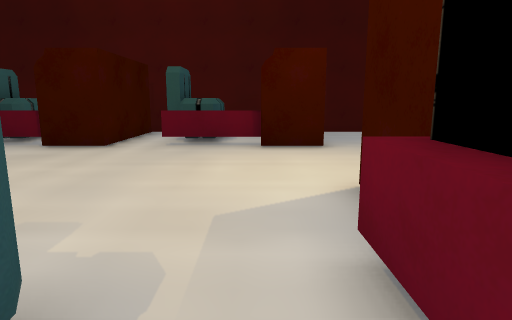
view 1 (above)

24 first-person views from a walk through a Unity game level. The camera is 1.3 m above the floor, tilts 10° down and sees 75° across. The floor is counted in squares, 1 m on a side. Each view is taken from the middle of a square. On the plan, view 1 faces up. The plan holds only what a view shows up to about 14 squares ahead; the rest is blank. The place goes on beyond the plan. The player character is not drawn. Some surface patterns are stand-ins.

view 2
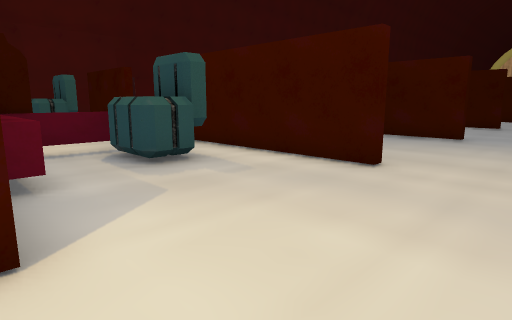

view 3
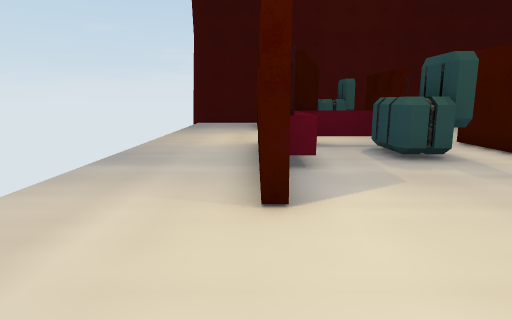

view 4
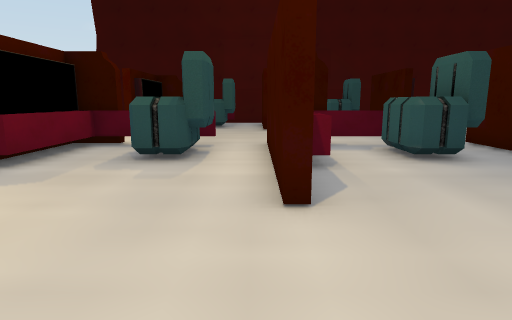

view 5
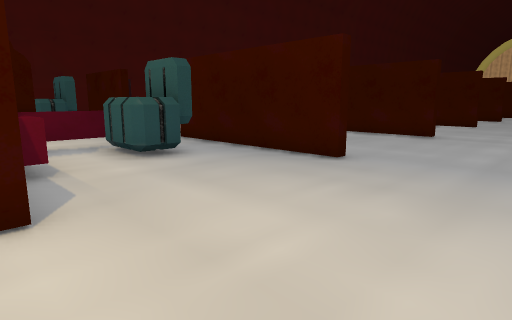

view 6
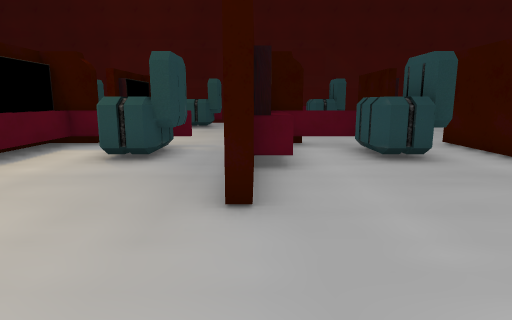

view 7
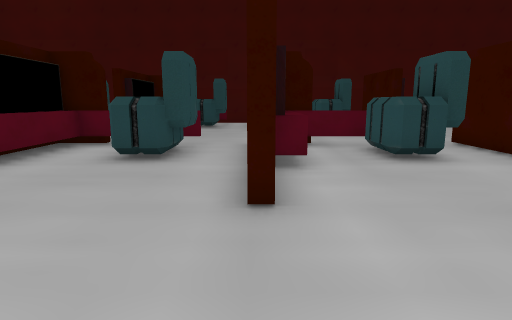

view 8
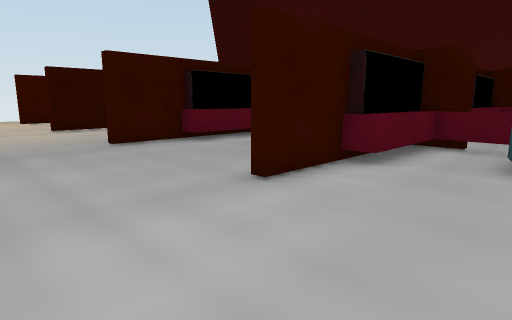

view 9
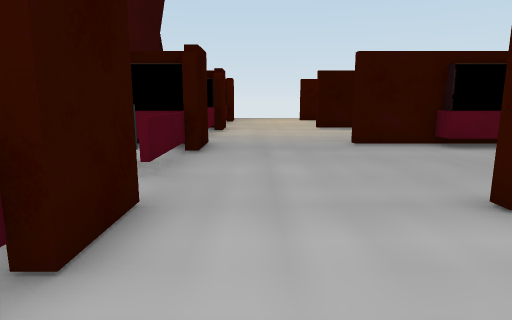

view 10
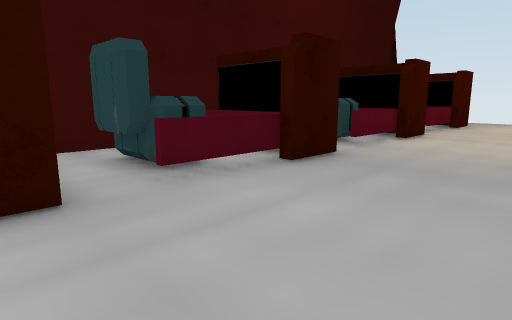

view 11
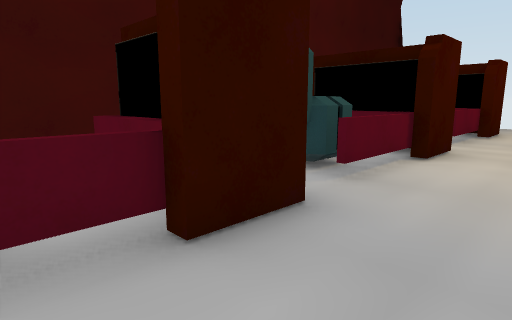

view 12
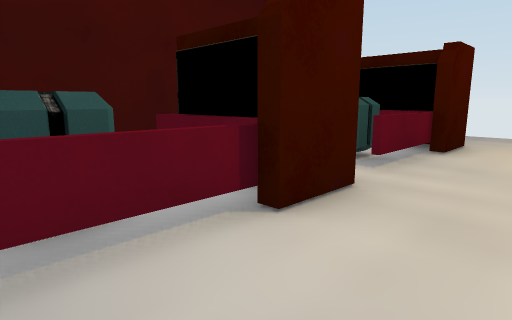

view 13
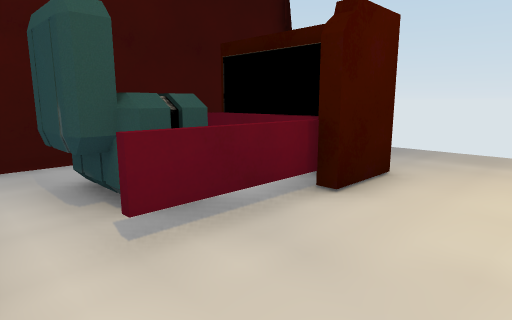

view 14
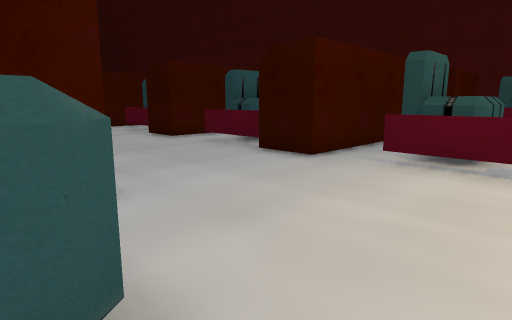

view 15
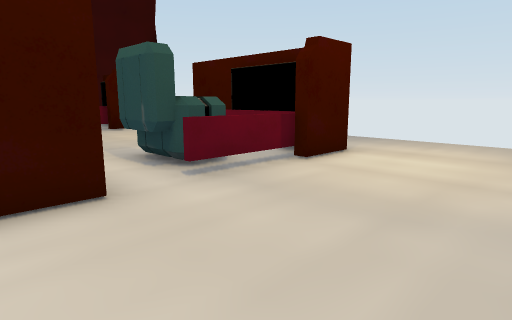

view 16
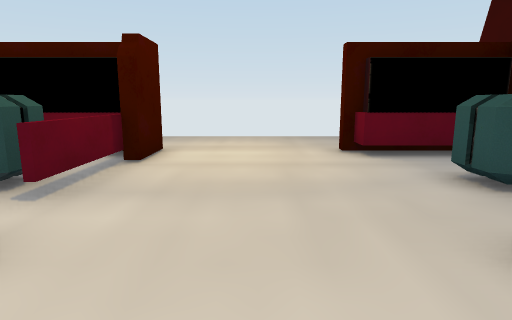

view 17
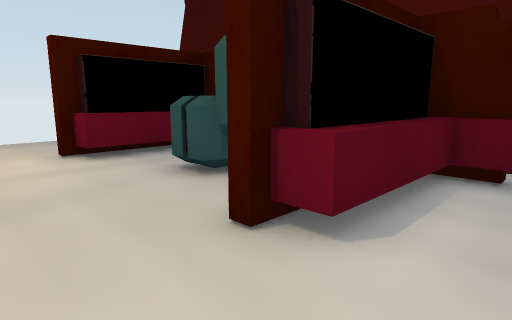

view 18
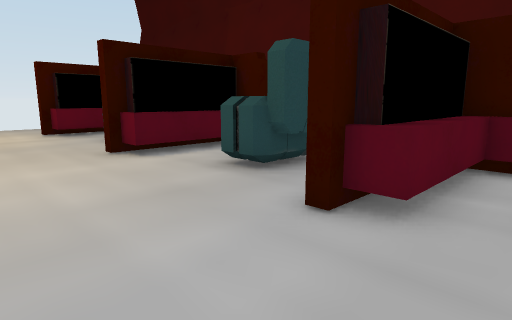

view 19
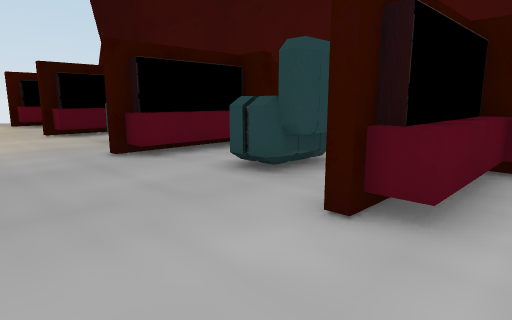

view 20
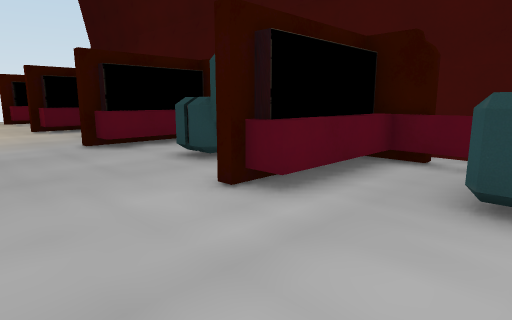

view 21
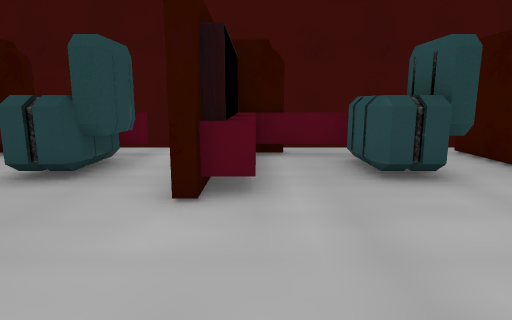

view 22
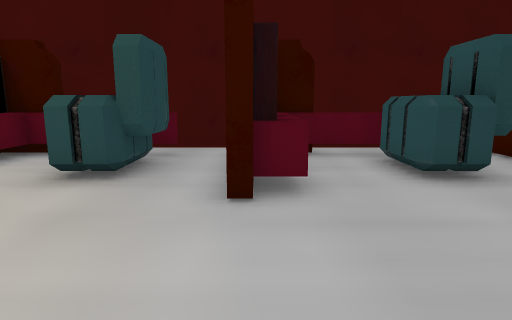

view 23
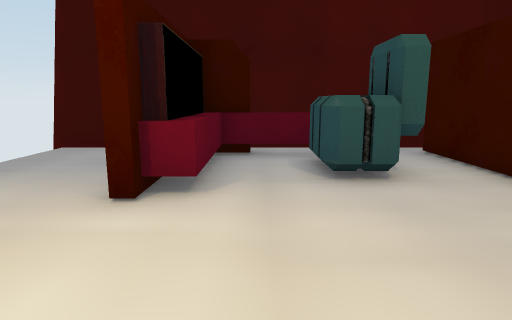

view 24
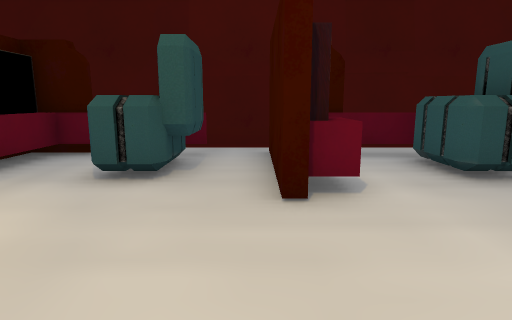

### Floor plan
Key: @ floor where view 1 was taken; # wall or solid block; x gap in a wall; . floor; = window, fence, low wall or low ledge; ^ raised ledge.
Columns run from 21 left of view 1 to 6 right of it. Each row starts with its distance up from view 1.
 15      ###################
 14      ...  x     x...   x..
 13      ..  .#     #...  ^ ..
 12      .#  .# #^  #.#^^.# ..
 11      .#^..# #^..#.#^^.# ...
 10   =##.===##.===##.===###...
  9 . .........................
  8 ...........................
  7 ..........................
  6 ...........................
  5 ....#.....#.....#......#...
  4 ....#.....#.....#......#...
  3 ....#.....#.....#......#...
  2 ^#.^#.##..#..^..#..^#.^#...
  1 ^^.^#.#^..#.#^..#.#^^.# ...
  0 ^^.^#.#^..#.#^..#.#^^@# ...
 -1  ==##.===##.===##.===###...
 -2 ...........................
 -3 ...........................
 -4  ..........................
 -5 ...........................
 -6 ...........................
 -7 ...^#.....#.....#.....^#...
 -8 ^^.^ .#^..#.#^..#.#^^.# ...
 -9 ^^.^ .#^..#.#^..#.#^^.# ...
-10  ==##.===##.===##.===##  ..
-11  ..  ..... ...........   ..
-12 #######################  ###

Positions as (right, up) in squares from view 1, and headings:
1: (0, 0), facing up
2: (2, 8), facing down-left
3: (2, 9), facing down
4: (-4, 9), facing down
5: (-4, 9), facing down-left
6: (-11, 9), facing down
7: (-17, 9), facing down
8: (-21, 9), facing down-right
9: (-21, 8), facing right
10: (-18, 5), facing up-right
11: (-14, 7), facing up-right
12: (-9, 7), facing up-right
13: (-4, 7), facing up-right
14: (-6, -8), facing up-left
15: (-6, -6), facing up-right
16: (-7, -4), facing right
17: (-7, -4), facing down-right
18: (-13, -3), facing down-right
19: (-19, -3), facing down-right
20: (-21, -3), facing down-right
21: (-18, -2), facing down
22: (-11, -2), facing down
23: (0, -2), facing down
24: (-4, -2), facing down
